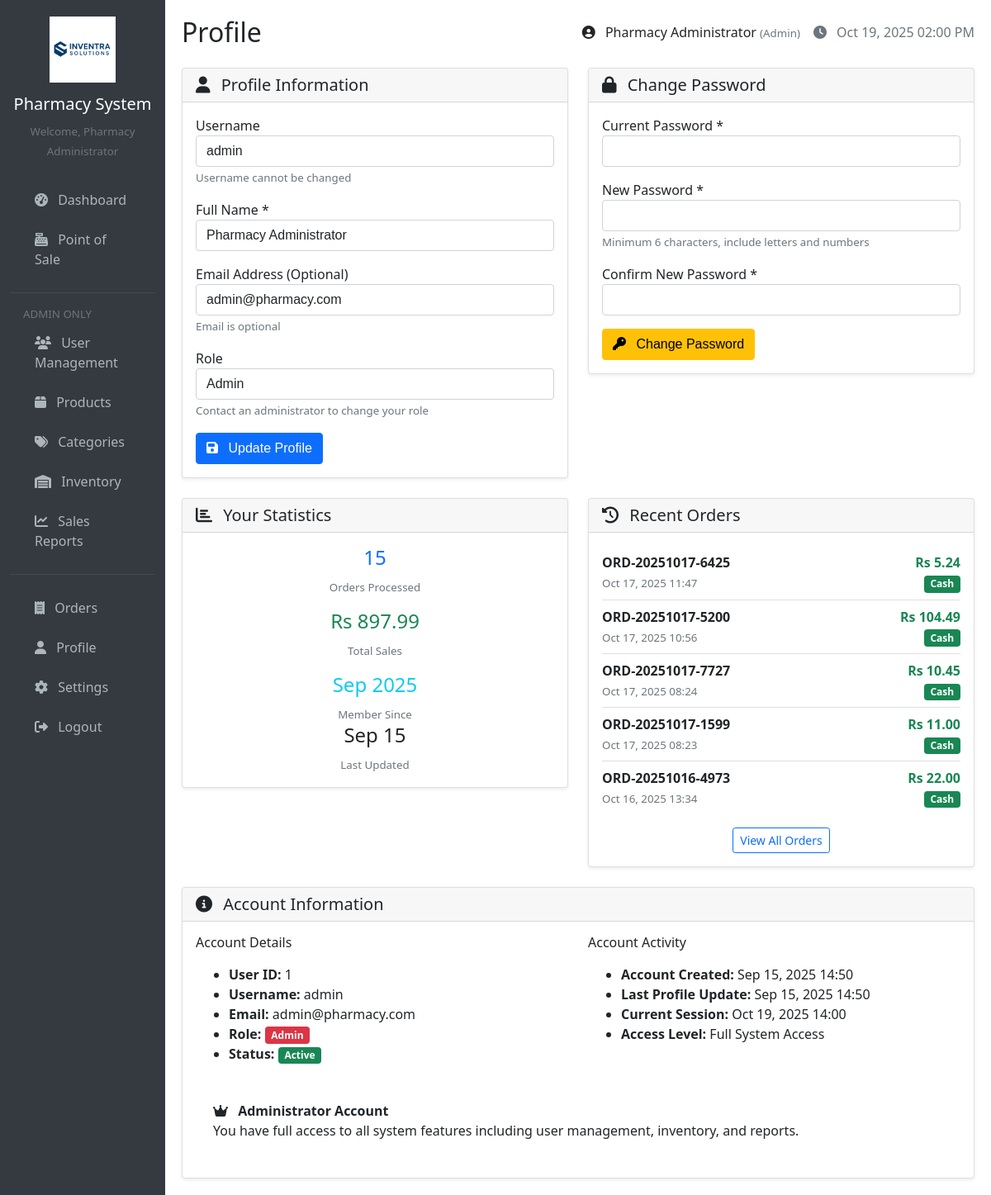
Page /pages/profile.php (signed in) on the earlier database version.
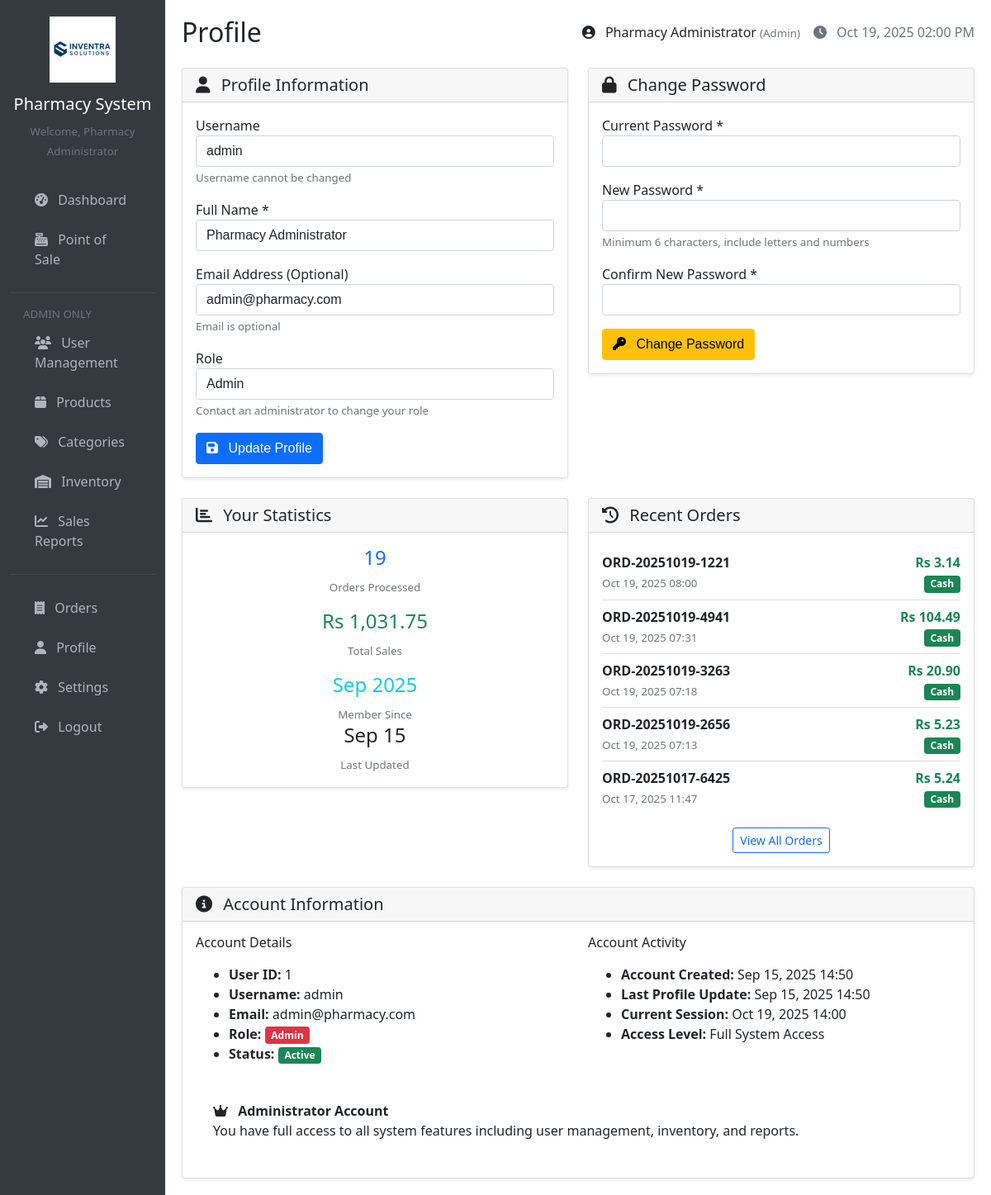
Same page on the later database version.
### tables this page shows
CREATE TABLE `orders` (
  `id` int(11) NOT NULL,
  `order_number` varchar(20) NOT NULL,
  `cashier_id` int(11) NOT NULL,
  `subtotal` decimal(10,2) NOT NULL,
  `discount_amount` decimal(10,2) DEFAULT 0.00,
  `tax_amount` decimal(10,2) DEFAULT 0.00,
  `total_amount` decimal(10,2) NOT NULL,
  `payment_method` enum('cash','card','other') DEFAULT 'cash',
  `status` varchar(20) DEFAULT 'completed',
  `refund_amount` decimal(10,2) DEFAULT 0.00,
  `order_date` timestamp NOT NULL DEFAULT current_timestamp()
);

### config/database.php (called while the page is built, shortened)
<?php
function getConnection() {
    $connection = new mysqli(DB_HOST, DB_USER, DB_PASS, DB_NAME);
    $connection->set_charset("utf8");
    return $connection;
}
function executeQuery($query, $types = '', $params = []) {
    $conn = getConnection();
    $stmt = $conn->prepare($query);
    if (!empty($params)) {
        $stmt->bind_param($types, ...$params);
    }
    $stmt->execute();
    $result = $stmt->get_result();
    if ($result) {
        $data = $result->fetch_all(MYSQLI_ASSOC);
        return $data;
    }
    return false;
}
?>

### includes/functions.php (called while the page is built, shortened)
<?php
function formatCurrency($amount) {
    return 'Rs ' . number_format($amount, 2);
}
function formatDate($date, $format = 'M d, Y H:i') {
    return date($format, strtotime($date));
}
function sanitizeInput($data) {
    return htmlspecialchars(trim($data), ENT_QUOTES, 'UTF-8');
}
?>

### pages/profile.php (the view, shortened to what the changed rows need)
<?php
require_once '../includes/header.php';
$statsQuery = "SELECT
                COUNT(DISTINCT o.id) as orders_processed,
                COALESCE(SUM(o.total_amount), 0) as total_sales
               FROM orders o
               WHERE o.cashier_id = ?";
$statsResult = executeQuery($statsQuery, 'i', [$_SESSION['user_id']]);
$activityStats = $statsResult ? $statsResult[0] : ['orders_processed' => 0, 'total_sales' => 0];
$recentOrdersQuery = "SELECT * FROM orders WHERE cashier_id = ? ORDER BY order_date DESC LIMIT 5";
$recentOrders = executeQuery($recentOrdersQuery, 'i', [$_SESSION['user_id']]);
?>
<div class="row">
    <div class="col-md-6 mb-4">
        <div class="card">
            <div class="card-body">
                <div class="row text-center">
                    <div class="col-6 mb-3">
                        <h4 class="text-primary"><?php echo $activityStats['orders_processed']; ?></h4>
                        <small class="text-muted">Orders Processed</small>
                    </div>
                    <div class="col-6 mb-3">
                        <h4 class="text-success"><?php echo formatCurrency($activityStats['total_sales']); ?></h4>
                        <small class="text-muted">Total Sales</small>
                    </div>
                </div>
            </div>
        </div>
    </div>
    <div class="col-md-6 mb-4">
        <div class="card">
            <div class="card-body">
                <?php if (empty($recentOrders)): ?>
                    <p class="text-muted text-center">No recent orders</p>
                <?php else: ?>
                    <div class="list-group list-group-flush">
                        <?php foreach ($recentOrders as $order): ?>
                            <div class="list-group-item d-flex justify-content-between align-items-center px-0">
                                <div>
                                    <strong><?php echo sanitizeInput($order['order_number']); ?></strong>
                                    <br>
                                    <small class="text-muted"><?php echo formatDate($order['order_date']); ?></small>
                                </div>
                                <div class="text-end">
                                    <strong class="text-success"><?php echo formatCurrency($order['total_amount']); ?></strong>
                                    <br>
                                    <span class="badge bg-<?php echo $order['payment_method'] == 'cash' ? 'success' : 'primary'; ?>">
                                        <?php echo ucfirst($order['payment_method']); ?>
                                    </span>
                                </div>
                            </div>
                        <?php endforeach; ?>
                    </div>
                <?php endif; ?>
            </div>
        </div>
    </div>
</div>
<?php require_once '../includes/footer.php'; ?>

Differences in the rows shown:
no longer on this page (row unchanged): orders: order_number "ORD-20251017-5200", order_date "Oct 17, 2025 10:56", total_amount "Rs 104.49", payment_method "Cash"
no longer on this page (row unchanged): orders: order_number "ORD-20251017-7727", order_date "Oct 17, 2025 08:24", total_amount "Rs 10.45", payment_method "Cash"
no longer on this page (row unchanged): orders: order_number "ORD-20251017-1599", order_date "Oct 17, 2025 08:23", total_amount "Rs 11.00", payment_method "Cash"
no longer on this page (row unchanged): orders: order_number "ORD-20251016-4973", order_date "Oct 16, 2025 13:34", total_amount "Rs 22.00", payment_method "Cash"
added orders: order_number "ORD-20251019-1221", order_date "Oct 19, 2025 08:00", total_amount "Rs 3.14", payment_method "Cash"
added orders: order_number "ORD-20251019-4941", order_date "Oct 19, 2025 07:31", total_amount "Rs 104.49", payment_method "Cash"
added orders: order_number "ORD-20251019-3263", order_date "Oct 19, 2025 07:18", total_amount "Rs 20.90", payment_method "Cash"
added orders: order_number "ORD-20251019-2656", order_date "Oct 19, 2025 07:13", total_amount "Rs 5.23", payment_method "Cash"
Other differences:
$activityStats['orders_processed']: "15" → "19"
formatCurrency($activityStats['total_sales']): "Rs 897.99" → "Rs 1,031.75"
